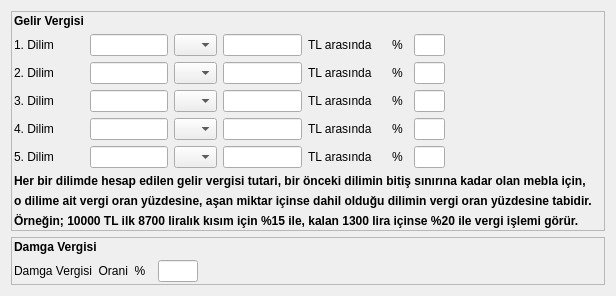
     <widget class="QWidget" name="tab_2">
      <property name="sizePolicy">
       <sizepolicy hsizetype="Expanding" vsizetype="Expanding">
        <horstretch>0</horstretch>
        <verstretch>0</verstretch>
       </sizepolicy>
      </property>
      <attribute name="title">
       <string>Vergi Bilgileri</string>
      </attribute>
      <layout class="QGridLayout" name="gridLayout_17" rowstretch="5,1">
       <item row="0" column="0">
        <widget class="QFrame" name="frame_6">
         <property name="sizePolicy">
          <sizepolicy hsizetype="Expanding" vsizetype="Expanding">
           <horstretch>0</horstretch>
           <verstretch>0</verstretch>
          </sizepolicy>
         </property>
         <property name="frameShape">
          <enum>QFrame::StyledPanel</enum>
         </property>
         <property name="frameShadow">
          <enum>QFrame::Raised</enum>
         </property>
         <layout class="QGridLayout" name="gridLayout_24" rowstretch="5,1">
          <property name="margin">
           <number>2</number>
          </property>
          <item row="0" column="0">
           <layout class="QGridLayout" name="gridLayout_6" rowstretch="0,0,0,0,0,0" columnstretch="1,5,2,5,5,1,2,10">
            <item row="1" column="0">
             <widget class="QLabel" name="label_3">
              <property name="sizePolicy">
               <sizepolicy hsizetype="Expanding" vsizetype="Fixed">
                <horstretch>0</horstretch>
                <verstretch>0</verstretch>
               </sizepolicy>
              </property>
              <property name="text">
               <string>1. Dilim</string>
              </property>
             </widget>
            </item>
            <item row="1" column="1">
             <widget class="QCommaEdit" name="comma_edit_gelir_vergisi_dilimi_bas_1">
              <property name="sizePolicy">
               <sizepolicy hsizetype="Expanding" vsizetype="Fixed">
                <horstretch>0</horstretch>
                <verstretch>0</verstretch>
               </sizepolicy>
              </property>
              <property name="whatsThis">
               <string>Sayilari formatina(Or:1,000,234.50) donusturur. </string>
              </property>
              <property name="QCommaEdit" stdset="0">
               <rect>
                <x>0</x>
                <y>0</y>
                <width>100</width>
                <height>100</height>
               </rect>
              </property>
             </widget>
            </item>
            <item row="1" column="2">
             <widget class="QComboBox" name="combo_box_gelir_vergisi_1">
              <property name="sizePolicy">
               <sizepolicy hsizetype="Expanding" vsizetype="Fixed">
                <horstretch>0</horstretch>
                <verstretch>0</verstretch>
               </sizepolicy>
              </property>
              <item>
               <property name="text">
                <string/>
               </property>
              </item>
              <item>
               <property name="text">
                <string>ile</string>
               </property>
              </item>
             </widget>
            </item>
            <item row="1" column="3">
             <widget class="QCommaEdit" name="comma_edit_gelir_vergisi_dilimi_bit_1">
              <property name="sizePolicy">
               <sizepolicy hsizetype="Expanding" vsizetype="Fixed">
                <horstretch>0</horstretch>
                <verstretch>0</verstretch>
               </sizepolicy>
              </property>
              <property name="whatsThis">
               <string>Sayilari formatina(Or:1,000,234.50) donusturur. </string>
              </property>
              <property name="QCommaEdit" stdset="0">
               <rect>
                <x>0</x>
                <y>0</y>
                <width>100</width>
                <height>100</height>
               </rect>
              </property>
             </widget>
            </item>
            <item row="1" column="4">
             <widget class="QLabel" name="label_gelir_vergisi_1">
              <property name="sizePolicy">
               <sizepolicy hsizetype="Expanding" vsizetype="Fixed">
                <horstretch>0</horstretch>
                <verstretch>0</verstretch>
               </sizepolicy>
              </property>
              <property name="text">
               <string>TL arasında</string>
              </property>
             </widget>
            </item>
            <item row="1" column="5">
             <widget class="QLabel" name="label_8">
              <property name="sizePolicy">
               <sizepolicy hsizetype="Fixed" vsizetype="Fixed">
                <horstretch>0</horstretch>
                <verstretch>0</verstretch>
               </sizepolicy>
              </property>
              <property name="text">
               <string>%</string>
              </property>
             </widget>
            </item>
            <item row="1" column="6">
             <widget class="QCommaEdit" name="comma_edit_gelir_vergisi_orani_1">
              <property name="sizePolicy">
               <sizepolicy hsizetype="Expanding" vsizetype="Fixed">
                <horstretch>0</horstretch>
                <verstretch>0</verstretch>
               </sizepolicy>
              </property>
              <property name="whatsThis">
               <string>Sayilari formatina(Or:1,000,234.50) donusturur. </string>
              </property>
              <property name="QCommaEdit" stdset="0">
               <rect>
                <x>0</x>
                <y>0</y>
                <width>100</width>
                <height>100</height>
               </rect>
              </property>
             </widget>
            </item>
            <item row="2" column="0">
             <widget class="QLabel" name="label_5">
              <property name="sizePolicy">
               <sizepolicy hsizetype="Expanding" vsizetype="Fixed">
                <horstretch>0</horstretch>
                <verstretch>0</verstretch>
               </sizepolicy>
              </property>
              <property name="text">
               <string>2. Dilim</string>
              </property>
             </widget>
            </item>
            <item row="2" column="1">
             <widget class="QCommaEdit" name="comma_edit_gelir_vergisi_dilimi_bas_2">
              <property name="sizePolicy">
               <sizepolicy hsizetype="Expanding" vsizetype="Fixed">
                <horstretch>0</horstretch>
                <verstretch>0</verstretch>
               </sizepolicy>
              </property>
              <property name="whatsThis">
               <string>Sayilari formatina(Or:1,000,234.50) donusturur. </string>
              </property>
              <property name="QCommaEdit" stdset="0">
               <rect>
                <x>0</x>
                <y>0</y>
                <width>100</width>
                <height>100</height>
               </rect>
              </property>
             </widget>
            </item>
            <item row="2" column="2">
             <widget class="QComboBox" name="combo_box_gelir_vergisi_2">
              <property name="sizePolicy">
               <sizepolicy hsizetype="Expanding" vsizetype="Fixed">
                <horstretch>0</horstretch>
                <verstretch>0</verstretch>
               </sizepolicy>
              </property>
              <item>
               <property name="text">
                <string/>
               </property>
              </item>
              <item>
               <property name="text">
                <string>ile</string>
               </property>
              </item>
             </widget>
            </item>
            <item row="2" column="3">
             <widget class="QCommaEdit" name="comma_edit_gelir_vergisi_dilimi_bit_2">
              <property name="sizePolicy">
               <sizepolicy hsizetype="Expanding" vsizetype="Fixed">
                <horstretch>0</horstretch>
                <verstretch>0</verstretch>
               </sizepolicy>
              </property>
              <property name="whatsThis">
               <string>Sayilari formatina(Or:1,000,234.50) donusturur. </string>
              </property>
              <property name="QCommaEdit" stdset="0">
               <rect>
                <x>0</x>
                <y>0</y>
                <width>100</width>
                <height>100</height>
               </rect>
              </property>
             </widget>
            </item>
            <item row="2" column="4">
             <widget class="QLabel" name="label_gelir_vergisi_2">
              <property name="sizePolicy">
               <sizepolicy hsizetype="Expanding" vsizetype="Fixed">
                <horstretch>0</horstretch>
                <verstretch>0</verstretch>
               </sizepolicy>
              </property>
              <property name="text">
               <string>TL arasında</string>
              </property>
             </widget>
            </item>
            <item row="2" column="5">
             <widget class="QLabel" name="label_9">
              <property name="sizePolicy">
               <sizepolicy hsizetype="Fixed" vsizetype="Fixed">
                <horstretch>0</horstretch>
                <verstretch>0</verstretch>
               </sizepolicy>
              </property>
              <property name="text">
               <string>%</string>
              </property>
             </widget>
            </item>
            <item row="2" column="6">
             <widget class="QCommaEdit" name="comma_edit_gelir_vergisi_orani_2">
              <property name="sizePolicy">
               <sizepolicy hsizetype="Expanding" vsizetype="Fixed">
                <horstretch>0</horstretch>
                <verstretch>0</verstretch>
               </sizepolicy>
              </property>
              <property name="whatsThis">
               <string>Sayilari formatina(Or:1,000,234.50) donusturur. </string>
              </property>
              <property name="QCommaEdit" stdset="0">
               <rect>
                <x>0</x>
                <y>0</y>
                <width>100</width>
                <height>100</height>
               </rect>
              </property>
             </widget>
            </item>
            <item row="3" column="0">
             <widget class="QLabel" name="label_6">
              <property name="sizePolicy">
               <sizepolicy hsizetype="Expanding" vsizetype="Fixed">
                <horstretch>0</horstretch>
                <verstretch>0</verstretch>
               </sizepolicy>
              </property>
              <property name="text">
               <string>3. Dilim</string>
              </property>
             </widget>
            </item>
            <item row="3" column="1">
             <widget class="QCommaEdit" name="comma_edit_gelir_vergisi_dilimi_bas_3">
              <property name="sizePolicy">
               <sizepolicy hsizetype="Expanding" vsizetype="Fixed">
                <horstretch>0</horstretch>
                <verstretch>0</verstretch>
               </sizepolicy>
              </property>
              <property name="whatsThis">
               <string>Sayilari formatina(Or:1,000,234.50) donusturur. </string>
              </property>
              <property name="QCommaEdit" stdset="0">
               <rect>
                <x>0</x>
                <y>0</y>
                <width>100</width>
                <height>100</height>
               </rect>
              </property>
             </widget>
            </item>
            <item row="3" column="2">
             <widget class="QComboBox" name="combo_box_gelir_vergisi_3">
              <property name="sizePolicy">
               <sizepolicy hsizetype="Expanding" vsizetype="Fixed">
                <horstretch>0</horstretch>
                <verstretch>0</verstretch>
               </sizepolicy>
              </property>
              <item>
               <property name="text">
                <string/>
               </property>
              </item>
              <item>
               <property name="text">
                <string>ile</string>
               </property>
              </item>
             </widget>
            </item>
            <item row="3" column="3">
             <widget class="QCommaEdit" name="comma_edit_gelir_vergisi_dilimi_bit_3">
              <property name="sizePolicy">
               <sizepolicy hsizetype="Expanding" vsizetype="Fixed">
                <horstretch>0</horstretch>
                <verstretch>0</verstretch>
               </sizepolicy>
              </property>
              <property name="whatsThis">
               <string>Sayilari formatina(Or:1,000,234.50) donusturur. </string>
              </property>
              <property name="QCommaEdit" stdset="0">
               <rect>
                <x>0</x>
                <y>0</y>
                <width>100</width>
                <height>100</height>
               </rect>
              </property>
             </widget>
            </item>
            <item row="3" column="4">
             <widget class="QLabel" name="label_gelir_vergisi_3">
              <property name="sizePolicy">
               <sizepolicy hsizetype="Expanding" vsizetype="Fixed">
                <horstretch>0</horstretch>
                <verstretch>0</verstretch>
               </sizepolicy>
              </property>
              <property name="text">
               <string>TL arasında</string>
              </property>
             </widget>
            </item>
            <item row="3" column="5">
             <widget class="QLabel" name="label_10">
              <property name="sizePolicy">
               <sizepolicy hsizetype="Expanding" vsizetype="Fixed">
                <horstretch>0</horstretch>
                <verstretch>0</verstretch>
               </sizepolicy>
              </property>
              <property name="text">
               <string>%</string>
              </property>
             </widget>
            </item>
            <item row="3" column="6">
             <widget class="QCommaEdit" name="comma_edit_gelir_vergisi_orani_3">
              <property name="sizePolicy">
               <sizepolicy hsizetype="Expanding" vsizetype="Fixed">
                <horstretch>0</horstretch>
                <verstretch>0</verstretch>
               </sizepolicy>
              </property>
              <property name="whatsThis">
               <string>Sayilari formatina(Or:1,000,234.50) donusturur. </string>
              </property>
              <property name="QCommaEdit" stdset="0">
               <rect>
                <x>0</x>
                <y>0</y>
                <width>100</width>
                <height>100</height>
               </rect>
              </property>
             </widget>
            </item>
            <item row="4" column="0">
             <widget class="QLabel" name="label_7">
              <property name="sizePolicy">
               <sizepolicy hsizetype="Expanding" vsizetype="Fixed">
                <horstretch>0</horstretch>
                <verstretch>0</verstretch>
               </sizepolicy>
              </property>
              <property name="text">
               <string>4. Dilim</string>
              </property>
             </widget>
            </item>
            <item row="4" column="1">
             <widget class="QCommaEdit" name="comma_edit_gelir_vergisi_dilimi_bas_4">
              <property name="sizePolicy">
               <sizepolicy hsizetype="Expanding" vsizetype="Fixed">
                <horstretch>0</horstretch>
                <verstretch>0</verstretch>
               </sizepolicy>
              </property>
              <property name="whatsThis">
               <string>Sayilari formatina(Or:1,000,234.50) donusturur. </string>
              </property>
              <property name="QCommaEdit" stdset="0">
               <rect>
                <x>0</x>
                <y>0</y>
                <width>100</width>
                <height>100</height>
               </rect>
              </property>
             </widget>
            </item>
            <item row="4" column="2">
             <widget class="QComboBox" name="combo_box_gelir_vergisi_4">
              <property name="sizePolicy">
               <sizepolicy hsizetype="Expanding" vsizetype="Fixed">
                <horstretch>0</horstretch>
                <verstretch>0</verstretch>
               </sizepolicy>
              </property>
              <item>
               <property name="text">
                <string/>
               </property>
              </item>
              <item>
               <property name="text">
                <string>ile</string>
               </property>
              </item>
             </widget>
            </item>
            <item row="4" column="3">
             <widget class="QCommaEdit" name="comma_edit_gelir_vergisi_dilimi_bit_4">
              <property name="sizePolicy">
               <sizepolicy hsizetype="Expanding" vsizetype="Fixed">
                <horstretch>0</horstretch>
                <verstretch>0</verstretch>
               </sizepolicy>
              </property>
              <property name="whatsThis">
               <string>Sayilari formatina(Or:1,000,234.50) donusturur. </string>
              </property>
              <property name="QCommaEdit" stdset="0">
               <rect>
                <x>0</x>
                <y>0</y>
                <width>100</width>
                <height>100</height>
               </rect>
              </property>
             </widget>
            </item>
            <item row="4" column="4">
             <widget class="QLabel" name="label_gelir_vergisi_4">
              <property name="sizePolicy">
               <sizepolicy hsizetype="Expanding" vsizetype="Fixed">
                <horstretch>0</horstretch>
                <verstretch>0</verstretch>
               </sizepolicy>
              </property>
              <property name="text">
               <string>TL arasında</string>
              </property>
             </widget>
            </item>
            <item row="4" column="6">
             <widget class="QCommaEdit" name="comma_edit_gelir_vergisi_orani_4">
              <property name="sizePolicy">
               <sizepolicy hsizetype="Expanding" vsizetype="Fixed">
                <horstretch>0</horstretch>
                <verstretch>0</verstretch>
               </sizepolicy>
              </property>
              <property name="whatsThis">
               <string>Sayilari formatina(Or:1,000,234.50) donusturur. </string>
              </property>
              <property name="QCommaEdit" stdset="0">
               <rect>
                <x>0</x>
                <y>0</y>
                <width>100</width>
                <height>100</height>
               </rect>
              </property>
             </widget>
            </item>
            <item row="5" column="0">
             <widget class="QLabel" name="label_16">
              <property name="sizePolicy">
               <sizepolicy hsizetype="Expanding" vsizetype="Fixed">
                <horstretch>0</horstretch>
                <verstretch>0</verstretch>
               </sizepolicy>
              </property>
              <property name="text">
               <string>5. Dilim</string>
              </property>
             </widget>
            </item>
            <item row="5" column="1">
             <widget class="QCommaEdit" name="comma_edit_gelir_vergisi_dilimi_bas_5">
              <property name="sizePolicy">
               <sizepolicy hsizetype="Expanding" vsizetype="Fixed">
                <horstretch>0</horstretch>
                <verstretch>0</verstretch>
               </sizepolicy>
              </property>
              <property name="whatsThis">
               <string>Sayilari formatina(Or:1,000,234.50) donusturur. </string>
              </property>
              <property name="QCommaEdit" stdset="0">
               <rect>
                <x>0</x>
                <y>0</y>
                <width>100</width>
                <height>100</height>
               </rect>
              </property>
             </widget>
            </item>
            <item row="5" column="2">
             <widget class="QComboBox" name="combo_box_gelir_vergisi_5">
              <property name="sizePolicy">
               <sizepolicy hsizetype="Expanding" vsizetype="Fixed">
                <horstretch>0</horstretch>
                <verstretch>0</verstretch>
               </sizepolicy>
              </property>
              <item>
               <property name="text">
                <string/>
               </property>
              </item>
              <item>
               <property name="text">
                <string>ile</string>
               </property>
              </item>
             </widget>
            </item>
            <item row="5" column="3">
             <widget class="QCommaEdit" name="comma_edit_gelir_vergisi_dilimi_bit_5">
              <property name="sizePolicy">
               <sizepolicy hsizetype="Expanding" vsizetype="Fixed">
                <horstretch>0</horstretch>
                <verstretch>0</verstretch>
               </sizepolicy>
              </property>
              <property name="whatsThis">
               <string>Sayilari formatina(Or:1,000,234.50) donusturur. </string>
              </property>
              <property name="QCommaEdit" stdset="0">
               <rect>
                <x>0</x>
                <y>0</y>
                <width>100</width>
                <height>100</height>
               </rect>
              </property>
             </widget>
            </item>
            <item row="5" column="4">
             <widget class="QLabel" name="label_gelir_vergisi_5">
              <property name="sizePolicy">
               <sizepolicy hsizetype="Expanding" vsizetype="Fixed">
                <horstretch>0</horstretch>
                <verstretch>0</verstretch>
               </sizepolicy>
              </property>
              <property name="text">
               <string>TL arasında</string>
              </property>
             </widget>
            </item>
            <item row="5" column="5">
             <widget class="QLabel" name="label_18">
              <property name="sizePolicy">
               <sizepolicy hsizetype="Expanding" vsizetype="Fixed">
                <horstretch>0</horstretch>
                <verstretch>0</verstretch>
               </sizepolicy>
              </property>
              <property name="text">
               <string>%</string>
              </property>
             </widget>
            </item>
            <item row="5" column="6">
             <widget class="QCommaEdit" name="comma_edit_gelir_vergisi_orani_5">
              <property name="sizePolicy">
               <sizepolicy hsizetype="Expanding" vsizetype="Fixed">
                <horstretch>0</horstretch>
                <verstretch>0</verstretch>
               </sizepolicy>
              </property>
              <property name="whatsThis">
               <string>Sayilari formatina(Or:1,000,234.50) donusturur. </string>
              </property>
              <property name="QCommaEdit" stdset="0">
               <rect>
                <x>0</x>
                <y>0</y>
                <width>100</width>
                <height>100</height>
               </rect>
              </property>
             </widget>
            </item>
            <item row="4" column="5">
             <widget class="QLabel" name="label_11">
              <property name="sizePolicy">
               <sizepolicy hsizetype="Expanding" vsizetype="Fixed">
                <horstretch>0</horstretch>
                <verstretch>0</verstretch>
               </sizepolicy>
              </property>
              <property name="text">
               <string>%</string>
              </property>
             </widget>
            </item>
            <item row="1" column="7">
             <spacer name="horizontalSpacer_4">
              <property name="orientation">
               <enum>Qt::Horizontal</enum>
              </property>
              <property name="sizeHint" stdset="0">
               <size>
                <width>40</width>
                <height>20</height>
               </size>
              </property>
             </spacer>
            </item>
            <item row="0" column="0">
             <widget class="QLabel" name="label_21">
              <property name="sizePolicy">
               <sizepolicy hsizetype="Expanding" vsizetype="Fixed">
                <horstretch>0</horstretch>
                <verstretch>0</verstretch>
               </sizepolicy>
              </property>
              <property name="font">
               <font>
                <weight>75</weight>
                <bold>true</bold>
               </font>
              </property>
              <property name="text">
               <string>Gelir Vergisi</string>
              </property>
             </widget>
            </item>
           </layout>
          </item>
          <item row="1" column="0">
           <layout class="QGridLayout" name="gridLayout_23">
            <item row="0" column="0">
             <widget class="QLabel" name="label_dip_not_1">
              <property name="sizePolicy">
               <sizepolicy hsizetype="Expanding" vsizetype="Fixed">
                <horstretch>0</horstretch>
                <verstretch>0</verstretch>
               </sizepolicy>
              </property>
              <property name="font">
               <font>
                <pointsize>9</pointsize>
                <weight>75</weight>
                <italic>false</italic>
                <bold>true</bold>
                <underline>false</underline>
               </font>
              </property>
              <property name="text">
               <string>Her bir dilimde hesap edilen gelir vergisi tutari, bir önceki dilimin bitiş sınırına kadar olan mebla için, </string>
              </property>
             </widget>
            </item>
            <item row="2" column="0">
             <widget class="QLabel" name="label_dip_not_3">
              <property name="sizePolicy">
               <sizepolicy hsizetype="Expanding" vsizetype="Fixed">
                <horstretch>0</horstretch>
                <verstretch>0</verstretch>
               </sizepolicy>
              </property>
              <property name="font">
               <font>
                <pointsize>9</pointsize>
                <weight>75</weight>
                <italic>false</italic>
                <bold>true</bold>
                <underline>false</underline>
               </font>
              </property>
              <property name="text">
               <string>Örneğin; 10000 TL ilk 8700 liralık kısım için %15 ile, kalan 1300 lira içinse %20 ile vergi işlemi görür.</string>
              </property>
             </widget>
            </item>
            <item row="1" column="0">
             <widget class="QLabel" name="label_dip_not_2">
              <property name="sizePolicy">
               <sizepolicy hsizetype="Expanding" vsizetype="Fixed">
                <horstretch>0</horstretch>
                <verstretch>0</verstretch>
               </sizepolicy>
              </property>
              <property name="font">
               <font>
                <pointsize>9</pointsize>
                <weight>75</weight>
                <italic>false</italic>
                <bold>true</bold>
                <underline>false</underline>
               </font>
              </property>
              <property name="text">
               <string>o dilime ait vergi oran yüzdesine, aşan miktar içinse dahil olduğu dilimin vergi oran yüzdesine tabidir. </string>
              </property>
             </widget>
            </item>
           </layout>
          </item>
         </layout>
        </widget>
       </item>
       <item row="1" column="0">
        <widget class="QFrame" name="frame_7">
         <property name="sizePolicy">
          <sizepolicy hsizetype="Expanding" vsizetype="Expanding">
           <horstretch>0</horstretch>
           <verstretch>0</verstretch>
          </sizepolicy>
         </property>
         <property name="frameShape">
          <enum>QFrame::StyledPanel</enum>
         </property>
         <property name="frameShadow">
          <enum>QFrame::Raised</enum>
         </property>
         <layout class="QGridLayout" name="gridLayout_7" rowstretch="1,1" columnstretch="1,2,20">
          <property name="margin">
           <number>2</number>
          </property>
          <item row="0" column="0">
           <widget class="QLabel" name="label_20">
            <property name="sizePolicy">
             <sizepolicy hsizetype="Expanding" vsizetype="Fixed">
              <horstretch>0</horstretch>
              <verstretch>0</verstretch>
             </sizepolicy>
            </property>
            <property name="font">
             <font>
              <weight>75</weight>
              <bold>true</bold>
             </font>
            </property>
            <property name="text">
             <string>Damga Vergisi</string>
            </property>
           </widget>
          </item>
          <item row="1" column="0">
           <widget class="QLabel" name="label_damga_vergisi_yuzdesi">
            <property name="sizePolicy">
             <sizepolicy hsizetype="Expanding" vsizetype="Fixed">
              <horstretch>0</horstretch>
              <verstretch>0</verstretch>
             </sizepolicy>
            </property>
            <property name="text">
             <string>Damga Vergisi  Orani  %  </string>
            </property>
           </widget>
          </item>
          <item row="1" column="1">
           <widget class="QCommaEdit" name="comma_edit_damga_vergisi_orani">
            <property name="sizePolicy">
             <sizepolicy hsizetype="Expanding" vsizetype="Fixed">
              <horstretch>0</horstretch>
              <verstretch>0</verstretch>
             </sizepolicy>
            </property>
            <property name="whatsThis">
             <string>Sayilari formatina(Or:1,000,234.50) donusturur. </string>
            </property>
            <property name="QCommaEdit" stdset="0">
             <rect>
              <x>0</x>
              <y>0</y>
              <width>100</width>
              <height>100</height>
             </rect>
            </property>
           </widget>
          </item>
          <item row="1" column="2">
           <spacer name="horizontalSpacer_2">
            <property name="orientation">
             <enum>Qt::Horizontal</enum>
            </property>
            <property name="sizeHint" stdset="0">
             <size>
              <width>40</width>
              <height>20</height>
             </size>
            </property>
           </spacer>
          </item>
         </layout>
        </widget>
       </item>
      </layout>
     </widget>
